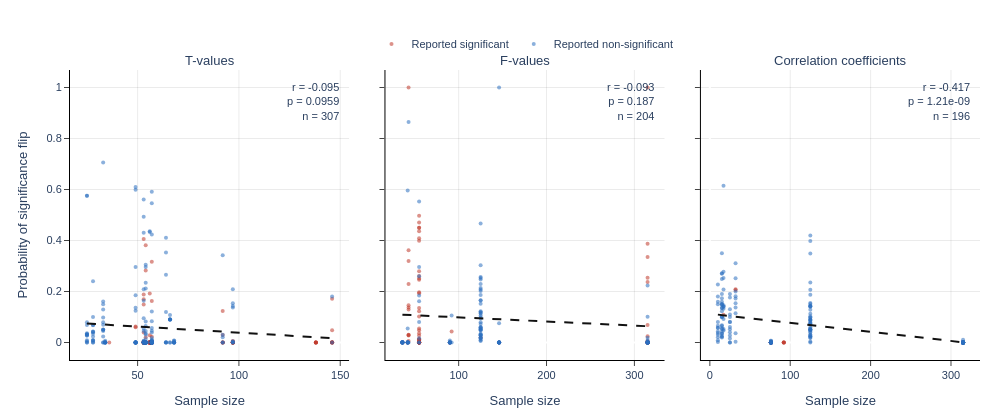

Write notebook code for a chart like this one.
### Code cell
from plotly.subplots import make_subplots

order = ["T", "F", "R"]
fig2 = make_subplots(
    rows=1,
    cols=3,
    shared_yaxes=True,
    subplot_titles=[TEST_NAMES[t] for t in order],
    horizontal_spacing=0.04,
)

for j, test in enumerate(order, start=1):
    g = data[data["test"] == test]
    gx = g["sample_size"].to_numpy(dtype=float)
    gy = g["proba_flip"].to_numpy(dtype=float)
    rt, pt = pearsonr(gx, gy)
    for label, colour in [(True, COL_SIG), (False, COL_NONSIG)]:
        m = (g["significant"] == label).to_numpy()
        fig2.add_trace(
            go.Scatter(
                x=gx[m],
                y=gy[m],
                mode="markers",
                showlegend=(j == 1),
                name=("Reported significant" if label else "Reported non-significant"),
                marker=dict(color=colour, size=4, opacity=0.55, line=dict(width=0)),
                hovertemplate="sample size=%{x}<br>P(flip)=%{y:.3f}<extra></extra>",
            ),
            row=1,
            col=j,
        )
    s2, i2 = np.polyfit(gx, gy, 1)
    xs2 = np.array([gx.min(), gx.max()])
    fig2.add_trace(
        go.Scatter(
            x=xs2,
            y=s2 * xs2 + i2,
            mode="lines",
            showlegend=False,
            line=dict(color=COL_FIT, width=2, dash="dash"),
            hoverinfo="skip",
        ),
        row=1,
        col=j,
    )
    xref = "x domain" if j == 1 else f"x{j} domain"
    yref = "y domain" if j == 1 else f"y{j} domain"
    fig2.add_annotation(
        x=0.97,
        y=0.97,
        xref=xref,
        yref=yref,
        showarrow=False,
        text=f"r = {rt:.3f}<br>p = {pt:.3g}<br>n = {len(g)}",
        font=dict(family=FONT, size=SZ_TICK),
        align="right",
        xanchor="right",
        yanchor="top",
    )

fig2.update_xaxes(
    title=dict(text="Sample size", font=dict(family=FONT, size=SZ_LABEL)),
    showline=True,
    linewidth=1,
    linecolor="black",
    ticks="outside",
    tickfont=dict(family=FONT, size=SZ_TICK),
    gridcolor="rgba(0,0,0,0.08)",
)
fig2.update_yaxes(
    showline=True,
    linewidth=1,
    linecolor="black",
    ticks="outside",
    tickfont=dict(family=FONT, size=SZ_TICK),
    gridcolor="rgba(0,0,0,0.08)",
)
fig2.update_yaxes(
    title=dict(
        text="Probability of significance flip", font=dict(family=FONT, size=SZ_LABEL)
    ),
    row=1,
    col=1,
)
fig2.update_layout(
    width=1000,
    height=420,
    plot_bgcolor="white",
    paper_bgcolor="white",
    font=dict(family=FONT, size=SZ_TICK),
    legend=dict(
        orientation="h",
        x=0.5,
        y=1.14,
        xanchor="center",
        bgcolor="rgba(0,0,0,0)",
        font=dict(family=FONT, size=SZ_TICK),
    ),
    margin=dict(l=70, r=20, t=70, b=60),
)
for ann in fig2.layout.annotations[:3]:
    ann.font = dict(family=FONT, size=SZ_LABEL)
fig2.show()

### Figure 1 — Plotly figure (JSON) as saved in the notebook; plotly's stock layout.template omitted (floating-point values rounded to 4 significant figures; data arrays with more than 128 entries replaced by an {"elided": "..."} marker saying what was removed)
{"data": [{"hovertemplate": "sample size=%{x}<br>P(flip)=%{y:.3f}<extra></extra>", "marker": {"color": "#c0392b", "line": {"width": 0}, "opacity": 0.55, "size": 4}, "mode": "markers", "name": "Reported significant", "showlegend": true, "type": "scatter", "x": [57.0, 57.0, 57.0, 57.0, 56.0, 56.0, 56.0, 56.0, 56.0, 56.0, 56.0, 56.0, 56.0, 56.0, 56.0, 56.0, 56.0, 56.0, 56.0, 56.0, 56.0, 56.0, 54.0, 53.0, 53.0, 53.0, 53.0, 53.0, 53.0, 53.0, 53.0, 53.0, 53.0, 53.0, 53.0, 53.0, 53.0, 53.0, 53.0, 53.0, 53.0, 53.0, 53.0, 53.0, 53.0, 57.0, 57.0, 56.0, 56.0, 56.0, 56.0, 56.0, 54.0, 54.0, 53.0, 53.0, 53.0, 53.0, 53.0, 53.0, 138.0, 138.0, 138.0, 138.0, 138.0, 92.0, 36.0, 146.0, 97.0, 97.0, 146.0, 92.0, 97.0, 97.0, 146.0, 92.0, 97.0, 97.0, 146.0, 92.0, 97.0, 97.0, 146.0, 92.0, 49.0, 54.0, 97.0, 146.0, 97.0, 146.0, 92.0, 49.0, 54.0, 97.0, 146.0, 54.0, 97.0], "xaxis": "x", "y": [2.865e-10, 0.3164, 0.1629, 0.02247, 1.932e-11, 0.02808, 0.0, 0.0, 0.0, 3.718e-08, 4.23e-10, 0.0, 0.0, 0.0, 0.0, 0.0, 0.0, 0.0, 0.0, 0.0, 0.0, 0.0, 0.3812, 0.0, 0.0, 0.0, 0.1887, 0.0, 0.0, 0.0, 0.0, 0.0, 0.0, 0.001622, 0.0, 0.0, 0.03965, 0.0, 0.1486, 0.0, 0.0, 0.0, 5.921e-09, 0.4059, 0.003367, 1.775e-06, 0.0, 0.0, 0.1923, 2.532e-11, 4.441e-16, 0.0, 5.684e-11, 0.0, 0.0, 0.0, 0.17, 0.0, 0.0, 6.683e-08, 0.0, 0.0, 0.0, 0.0, 0.0, 6.994e-15, 6.994e-15, 1.08e-09, 3.294e-12, 0.002947, 0.0, 0.0, 0.0, 0.0, 0.0, 0.0, 8.746e-11, 4.691e-05, 0.0, 0.0, 0.0, 8.638e-14, 0.04787, 0.02901, 0.06287, 0.02038, 0.005419, 0.0006548, 0.0, 0.1716, 0.1233, 0.05999, 0.0004934, 0.00124, 1.422e-09, 0.2828, 0.0], "yaxis": "y"}, {"hovertemplate": "sample size=%{x}<br>P(flip)=%{y:.3f}<extra></extra>", "marker": {"color": "#2c6fbf", "line": {"width": 0}, "opacity": 0.55, "size": 4}, "mode": "markers", "name": "Reported non-significant", "showlegend": true, "type": "scatter", "x": {"elided": "210 float values"}, "xaxis": "x", "y": {"elided": "210 float values"}, "yaxis": "y"}, {"hoverinfo": "skip", "line": {"color": "#111111", "dash": "dash", "width": 2}, "mode": "lines", "showlegend": false, "type": "scatter", "x": [25.0, 146.0], "xaxis": "x", "y": [0.0744, 0.01686], "yaxis": "y"}, {"hovertemplate": "sample size=%{x}<br>P(flip)=%{y:.3f}<extra></extra>", "marker": {"color": "#c0392b", "line": {"width": 0}, "opacity": 0.55, "size": 4}, "mode": "markers", "name": "Reported significant", "showlegend": false, "type": "scatter", "x": [90.0, 90.0, 42.0, 42.0, 42.0, 36.0, 36.0, 43.0, 43.0, 43.0, 43.0, 43.0, 43.0, 43.0, 43.0, 43.0, 43.0, 43.0, 55.0, 55.0, 55.0, 55.0, 55.0, 55.0, 55.0, 55.0, 55.0, 55.0, 55.0, 55.0, 55.0, 55.0, 55.0, 55.0, 55.0, 55.0, 55.0, 55.0, 55.0, 55.0, 55.0, 55.0, 55.0, 55.0, 55.0, 55.0, 55.0, 55.0, 55.0, 55.0, 55.0, 55.0, 55.0, 55.0, 55.0, 55.0, 55.0, 55.0, 55.0, 55.0, 55.0, 315.0, 315.0, 315.0, 315.0, 315.0, 315.0, 315.0, 315.0, 315.0, 315.0, 315.0, 315.0, 315.0, 315.0, 315.0, 315.0, 315.0, 315.0, 315.0, 125.0, 146.0, 146.0, 92.0], "xaxis": "x2", "y": [0.0, 0.0, 0.0, 0.0, 0.0, 0.0, 0.0, 0.0278, 0.1297, 0.005932, 1.0, 0.02914, 0.03043, 0.3199, 0.2292, 0.3621, 0.1457, 0.1376, 0.2465, 0.01327, 0.0, 0.04755, 3.696e-07, 0.279, 0.02782, 0.001, 0.01185, 0.00788, 0.2604, 0.1358, 0.0, 0.003601, 0.1022, 0.4365, 7.772e-16, 0.4497, 0.4703, 0.05507, 0.3986, 2.355e-05, 0.01237, 6.362e-14, 0.4087, 0.2512, 0.03643, 3.387e-12, 0.1933, 0.1975, 0.001912, 0.0, 0.0, 0.001414, 0.4502, 0.1223, 0.0, 0.4971, 0.0, 6.818e-06, 2.161e-05, 0.0, 1.689e-06, 0.2371, 2.436e-08, 0.006302, 0.335, 0.3876, 0.0, 0.0, 0.0, 0.02425, 0.2541, 0.001785, 0.0, 0.0, 0.0, 0.06878, 1.0, 2.22e-16, 0.0, 0.0, 0.01959, 0.0, 0.0, 0.04362], "yaxis": "y2"}, {"hovertemplate": "sample size=%{x}<br>P(flip)=%{y:.3f}<extra></extra>", "marker": {"color": "#2c6fbf", "line": {"width": 0}, "opacity": 0.55, "size": 4}, "mode": "markers", "name": "Reported non-significant", "showlegend": false, "type": "scatter", "x": [90.0, 90.0, 90.0, 90.0, 90.0, 90.0, 90.0, 90.0, 90.0, 42.0, 42.0, 42.0, 42.0, 42.0, 42.0, 42.0, 42.0, 42.0, 42.0, 36.0, 36.0, 36.0, 36.0, 36.0, 36.0, 36.0, 36.0, 36.0, 36.0, 36.0, 43.0, 43.0, 55.0, 55.0, 55.0, 55.0, 55.0, 55.0, 55.0, 55.0, 55.0, 315.0, 315.0, 315.0, 315.0, 315.0, 315.0, 315.0, 315.0, 315.0, 315.0, 315.0, 315.0, 315.0, 315.0, 315.0, 315.0, 315.0, 315.0, 315.0, 315.0, 315.0, 315.0, 315.0, 125.0, 125.0, 125.0, 125.0, 125.0, 125.0, 125.0, 125.0, 125.0, 125.0, 125.0, 125.0, 125.0, 125.0, 125.0, 125.0, 125.0, 125.0, 125.0, 125.0, 125.0, 125.0, 125.0, 125.0, 125.0, 125.0, 125.0, 125.0, 125.0, 125.0, 125.0, 125.0, 125.0, 125.0, 125.0, 125.0, 125.0, 125.0, 125.0, 125.0, 125.0, 146.0, 146.0, 146.0, 146.0, 146.0, 146.0, 146.0, 146.0, 146.0, 146.0, 146.0, 146.0, 92.0, 36.0, 92.0], "xaxis": "x2", "y": [0.00752, 7.945e-132, 0.0, 0.0004559, 3.042e-12, 0.0, 7.818e-246, 0.0, 0.0, 1.799e-06, 0.5961, 0.0, 0.0, 2.647e-64, 5.09e-228, 0.0005033, 0.0, 0.0, 0.05503, 0.0, 0.0, 0.00203, 0.0, 0.0, 0.0, 0.0, 0.0, 8.507e-215, 0.00178, 0.0, 0.0, 0.865, 5.174e-07, 0.08034, 0.1615, 0.1845, 0.01655, 0.0001581, 0.2964, 0.2596, 0.5529, 0.01866, 0.1014, 1.55e-06, 6.061e-05, 0.0007306, 2.405e-42, 0.0, 9.977e-09, 2.505e-05, 0.0007369, 6.047e-20, 2.776e-13, 3.725e-18, 0.0004648, 0.2236, 8.057e-06, 7.795e-23, 7.468e-29, 4.998e-28, 0.009106, 8.576e-17, 5.747e-19, 8.581e-15, 0.03439, 0.04896, 0.02796, 0.2079, 0.07224, 0.2565, 0.2529, 0.05115, 0.01388, 0.1652, 0.1659, 0.005662, 0.2295, 0.4669, 0.1223, 0.06108, 0.09458, 0.06011, 0.01702, 0.02962, 0.02741, 0.03196, 0.05583, 0.2021, 0.07949, 0.04711, 0.05147, 0.2473, 0.01923, 0.2138, 0.09949, 0.1063, 0.12, 0.05707, 0.1863, 0.152, 0.3029, 0.114, 0.008849, 0.01977, 0.1164, 5.881e-20, 2.467e-33, 3.662e-47, 5.836e-24, 2.495e-110, 2.195e-07, 2.659e-14, 0.0009061, 1.0, 0.0752, 6.951e-24, 1.206e-34, 1.905e-14, 1.905e-14, 0.1059], "yaxis": "y2"}, {"hoverinfo": "skip", "line": {"color": "#111111", "dash": "dash", "width": 2}, "mode": "lines", "showlegend": false, "type": "scatter", "x": [36.0, 315.0], "xaxis": "x2", "y": [0.109, 0.06377], "yaxis": "y2"}, {"hovertemplate": "sample size=%{x}<br>P(flip)=%{y:.3f}<extra></extra>", "marker": {"color": "#c0392b", "line": {"width": 0}, "opacity": 0.55, "size": 4}, "mode": "markers", "name": "Reported significant", "showlegend": false, "type": "scatter", "x": [32.0, 32.0, 17.0, 315.0, 315.0, 92.0, 92.0, 92.0, 92.0, 76.0, 76.0, 76.0, 76.0, 76.0, 76.0, 76.0, 76.0], "xaxis": "x3", "y": [0.2054, 0.2087, 0.1087, 0.0, 0.0, 0.0, 0.0, 0.0, 0.0, 0.0, 0.0, 0.0, 0.0, 0.0, 0.0, 0.0, 0.0], "yaxis": "y3"}, {"hovertemplate": "sample size=%{x}<br>P(flip)=%{y:.3f}<extra></extra>", "marker": {"color": "#2c6fbf", "line": {"width": 0}, "opacity": 0.55, "size": 4}, "mode": "markers", "name": "Reported non-significant", "showlegend": false, "type": "scatter", "x": {"elided": "179 float values"}, "xaxis": "x3", "y": {"elided": "179 float values"}, "yaxis": "y3"}, {"hoverinfo": "skip", "line": {"color": "#111111", "dash": "dash", "width": 2}, "mode": "lines", "showlegend": false, "type": "scatter", "x": [10.0, 315.0], "xaxis": "x3", "y": [0.1093, 0.0007679], "yaxis": "y3"}], "layout": {"annotations": [{"font": {"family": "Helvetica", "size": 13}, "showarrow": false, "text": "T-values", "x": 0.1533, "xanchor": "center", "xref": "paper", "y": 1, "yanchor": "bottom", "yref": "paper"}, {"font": {"family": "Helvetica", "size": 13}, "showarrow": false, "text": "F-values", "x": 0.5, "xanchor": "center", "xref": "paper", "y": 1, "yanchor": "bottom", "yref": "paper"}, {"font": {"family": "Helvetica", "size": 13}, "showarrow": false, "text": "Correlation coefficients", "x": 0.8467, "xanchor": "center", "xref": "paper", "y": 1, "yanchor": "bottom", "yref": "paper"}, {"align": "right", "font": {"family": "Helvetica", "size": 11}, "showarrow": false, "text": "r = -0.095<br>p = 0.0959<br>n = 307", "x": 0.97, "xanchor": "right", "xref": "x domain", "y": 0.97, "yanchor": "top", "yref": "y domain"}, {"align": "right", "font": {"family": "Helvetica", "size": 11}, "showarrow": false, "text": "r = -0.093<br>p = 0.187<br>n = 204", "x": 0.97, "xanchor": "right", "xref": "x2 domain", "y": 0.97, "yanchor": "top", "yref": "y2 domain"}, {"align": "right", "font": {"family": "Helvetica", "size": 11}, "showarrow": false, "text": "r = -0.417<br>p = 1.21e-09<br>n = 196", "x": 0.97, "xanchor": "right", "xref": "x3 domain", "y": 0.97, "yanchor": "top", "yref": "y3 domain"}], "font": {"family": "Helvetica", "size": 11}, "height": 420, "legend": {"bgcolor": "rgba(0,0,0,0)", "font": {"family": "Helvetica", "size": 11}, "orientation": "h", "x": 0.5, "xanchor": "center", "y": 1.14}, "margin": {"b": 60, "l": 70, "r": 20, "t": 70}, "paper_bgcolor": "white", "plot_bgcolor": "white", "width": 1000, "xaxis": {"anchor": "y", "domain": [0, 0.3067], "gridcolor": "rgba(0,0,0,0.08)", "linecolor": "black", "linewidth": 1, "showline": true, "tickfont": {"family": "Helvetica", "size": 11}, "ticks": "outside", "title": {"font": {"family": "Helvetica", "size": 13}, "text": "Sample size"}}, "xaxis2": {"anchor": "y2", "domain": [0.3467, 0.6533], "gridcolor": "rgba(0,0,0,0.08)", "linecolor": "black", "linewidth": 1, "showline": true, "tickfont": {"family": "Helvetica", "size": 11}, "ticks": "outside", "title": {"font": {"family": "Helvetica", "size": 13}, "text": "Sample size"}}, "xaxis3": {"anchor": "y3", "domain": [0.6933, 1], "gridcolor": "rgba(0,0,0,0.08)", "linecolor": "black", "linewidth": 1, "showline": true, "tickfont": {"family": "Helvetica", "size": 11}, "ticks": "outside", "title": {"font": {"family": "Helvetica", "size": 13}, "text": "Sample size"}}, "yaxis": {"anchor": "x", "domain": [0, 1], "gridcolor": "rgba(0,0,0,0.08)", "linecolor": "black", "linewidth": 1, "showline": true, "tickfont": {"family": "Helvetica", "size": 11}, "ticks": "outside", "title": {"font": {"family": "Helvetica", "size": 13}, "text": "Probability of significance flip"}}, "yaxis2": {"anchor": "x2", "domain": [0, 1], "gridcolor": "rgba(0,0,0,0.08)", "linecolor": "black", "linewidth": 1, "matches": "y", "showline": true, "showticklabels": false, "tickfont": {"family": "Helvetica", "size": 11}, "ticks": "outside"}, "yaxis3": {"anchor": "x3", "domain": [0, 1], "gridcolor": "rgba(0,0,0,0.08)", "linecolor": "black", "linewidth": 1, "matches": "y", "showline": true, "showticklabels": false, "tickfont": {"family": "Helvetica", "size": 11}, "ticks": "outside"}}}
